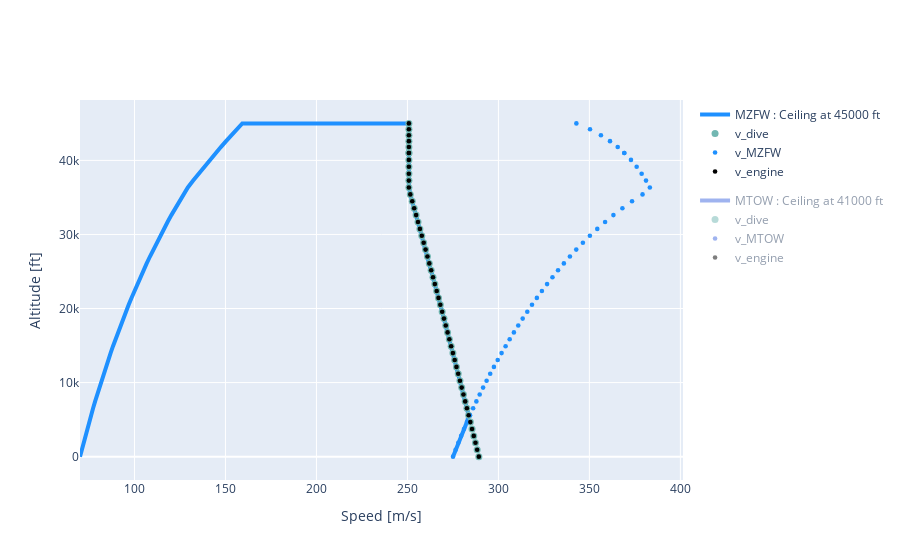

The code cell stored with this chart in its notebook:
### Markdown cell above
# Speed Altitude Diagram

### Code cell
oad.speed_altitude_diagram_drawing_plot(OUTPUT_FILE_POST_PROCESSING).show()
